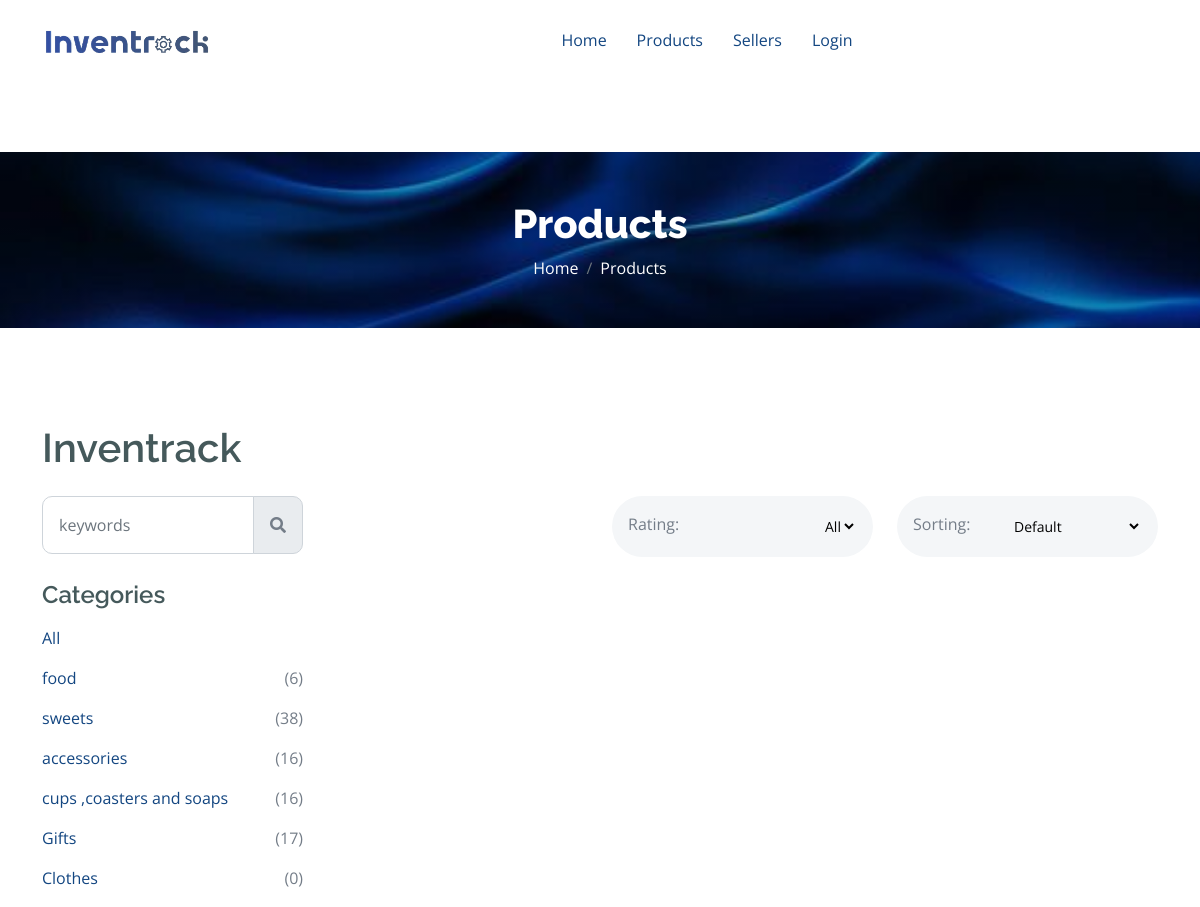
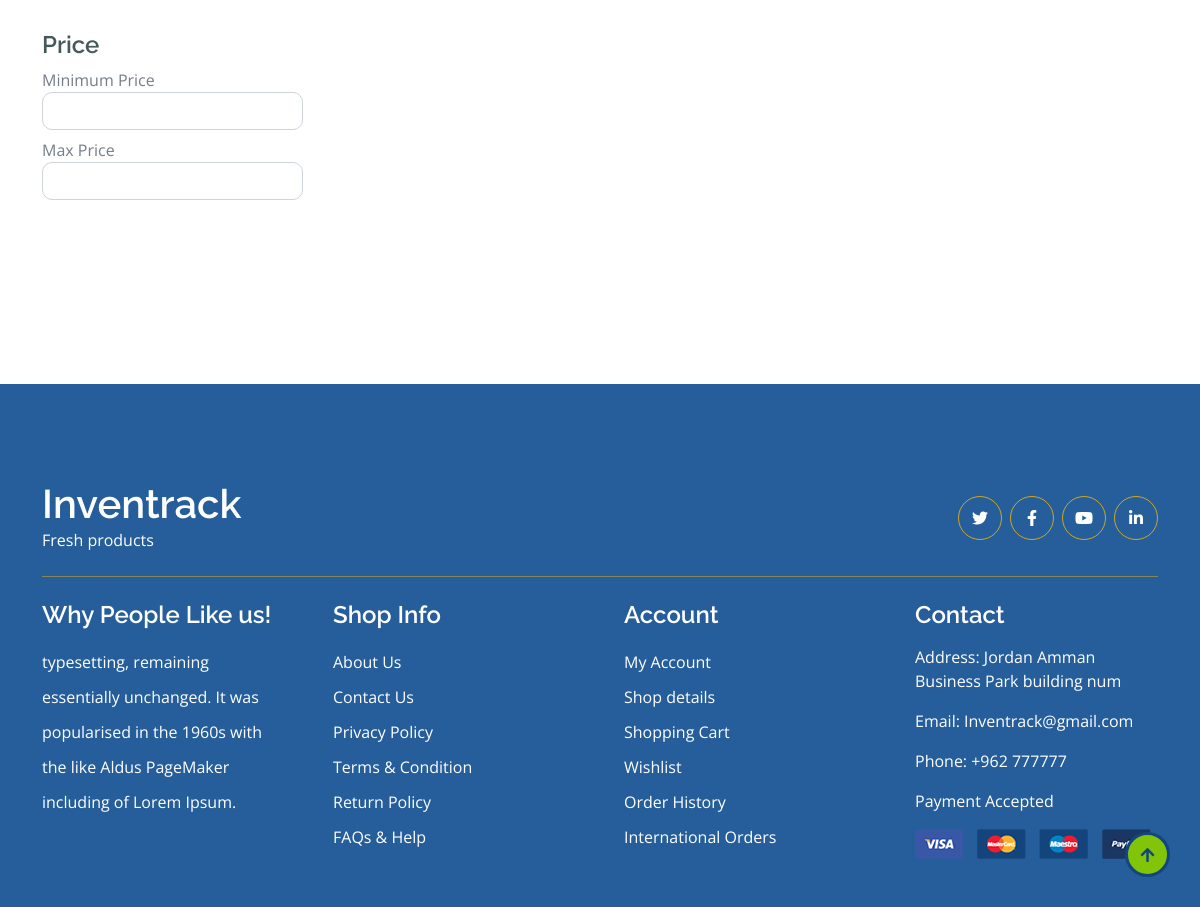
Screenshot of /Site/Products.php with the database file from the repository (2 pictures, top to bottom).
### tables this page shows
CREATE TABLE `categories` (
  `id` int(11) NOT NULL,
  `name` varchar(250) NOT NULL,
  `image` varchar(250) NOT NULL,
  `active` int(11) NOT NULL DEFAULT 1,
  `created_at` timestamp NOT NULL DEFAULT current_timestamp()
);

### Site/Products.php (the view, shortened to what this page needs)
<?php
include "../Connect.php";
$B_ID = $_SESSION['B_ID'] ?? null;
?>
<!DOCTYPE html>
<html lang="en">
    <head>
        <link rel="stylesheet" href="https://use.fontawesome.com/releases/v5.15.4/css/all.css"/>
        <link href="https://cdn.jsdelivr.net/npm/bootstrap-icons@1.4.1/font/bootstrap-icons.css" rel="stylesheet">
        <link href="lib/lightbox/css/lightbox.min.css" rel="stylesheet">
        <link href="lib/owlcarousel/assets/owl.carousel.min.css" rel="stylesheet">
        <link href="css/bootstrap.min.css" rel="stylesheet">
        <link href="css/style.css" rel="stylesheet">
    </head>
    <body>
        <div class="container-fluid fixed-top">
            <div class="container px-0">
            <nav class="navbar navbar-light bg-white navbar-expand-xl">
            <a href="index.php" class="navbar-brand d-flex align-items-center">
    <img src="../assets/img/Logo.png" class="logo-inventrack" alt="Inventrack">
</a>
                    <div class="collapse navbar-collapse bg-white" id="navbarCollapse">
                                   <div class="navbar-nav mx-auto">
                            <a href="index.php" class="nav-item nav-link active">Home</a>
                            <a href="Products.php" class="nav-item nav-link">Products</a>
                            <a href="Sellers.php" class="nav-item nav-link">Sellers</a>
<?php if (! $B_ID) {?>
                            <a href="../Login.php" class="nav-item nav-link">Login</a>
                            <?php } else {?>
                                <a href="./Logout.php" class="nav-item nav-link">Logout</a>
                            <?php }?>
                        </div>
                    </div>
                </nav>
            </div>
        </div>
        <div class="container-fluid page-header py-5">
            <h1 class="text-center text-white display-6">Products</h1>
            <ol class="breadcrumb justify-content-center mb-0">
                <li class="breadcrumb-item"><a href="./index.php" style="color: #fff !important;">Home</a></li>
                <li class="breadcrumb-item active text-white" style="color: #fff !important;">Products</li>
            </ol>
        </div>
        <div class="container-fluid fruite py-5">
            <div class="container py-5">
                <h1 class="mb-4">Inventrack</h1>
                <div class="row g-4">
                    <div class="col-lg-12">
                        <div class="row g-4">
                            <div class="col-xl-3">
                            <form action="./Products.php" method="POST">
                                <div class="input-group w-100 mx-auto d-flex">
                                    <input type="search" class="form-control p-3" name="product_name" placeholder="keywords" aria-describedby="search-icon-1">
                                    <button type="submit" id="search-icon-1" class="input-group-text p-3"><i class="fa fa-search"></i></button>
                                </div>
                            </form>
                            </div>
                            <div class="col-3"></div>
                            <div class="col-3">
                            <div class="bg-light ps-3 py-3 rounded d-flex justify-content-between mb-4">
                                    <label for="fruits">Rating:</label>
                                    <select id="rating" name="rating" class="border-0 form-select-sm bg-light me-3" form="fruitform">
                                        <option value="all">All</option>
                                    </select>
                                </div>
                            </div>
                            <div class="col-xl-3">
                                <div class="bg-light ps-3 py-3 rounded d-flex justify-content-between mb-4">
                                    <label for="fruits"> Sorting:</label>
                                   <select id="fruits" name="fruitlist" class="border-0 form-select-sm bg-light me-3" form="fruitform">
                                   <option value="nothing">Default</option>
                                </select>
                                </div>
                            </div>
                        </div>
                        <div class="row g-4">
                            <div class="col-lg-3">
                                <div class="row g-4">
                                    <div class="col-lg-12">
                                        <div class="mb-3">
                                            <h4>Categories</h4>
                                            <ul class="list-unstyled fruite-categorie">
                                                <li>
    <div class="d-flex justify-content-between fruite-name">
        <a href="#" id="all-categories">All</a>
    </div>
</li>
                                            <?php
                                                $sql1 = mysqli_query($con, "SELECT * from categories WHERE active = 1");
                                                while ($row1 = mysqli_fetch_array($sql1)) {
                                                    $category_id   = $row1['id'];
                                                    $category_name = $row1['name'];
                                                    $sql2 = mysqli_query($con, "SELECT COUNT(id) AS products_count from products WHERE active = 1 AND category_id = '$category_id'");
                                                    $row2 = mysqli_fetch_array($sql2);
                                                    $products_count = $row2['products_count'];
                                                ?>
                                                <li>
                                                    <div class="d-flex justify-content-between fruite-name category-link" id="<?php echo $category_id ?>">
                                                        <a href="./Products.php?category_id=<?php echo $category_id ?>" ><?php echo $category_name ?></a>
                                                        <span>(<?php echo $products_count ?>)</span>
                                                    </div>
                                                </li>
                                 <?php }?>
                                            </ul>
                                        </div>
                                    </div>
                                    <div class="col-lg-12">
                                        <div class="mb-3">
                                            <h4 class="mb-2">Price</h4>
                                            <label for="min_price">Minimum Price</label>
                                            <input type="number" id="min_price" min="0" name="min price" class="form-control mb-2">
                                            <label for="min_price">Max Price</label>
                                            <input type="number" id="max_price" min="0" name="max price" class="form-control">
                                        </div>
                                    </div>
                                </div>
                            </div>
                            <div class="col-lg-9">
                            </div>
                        </div>
                    </div>
                </div>
            </div>
        </div>
        <?php require './Footer.php'?>
        <a href="#" class="btn btn-primary border-3 border-primary rounded-circle back-to-top"><i class="fa fa-arrow-up"></i></a>
    </body>
</html>

### Site/Footer.php
<div class="container-fluid bg-secondary footer pt-5 mt-5">
    <div class="container py-5">
        <div class="pb-4 mb-4" style="border-bottom: 1px solid rgba(226, 175, 24, 0.5);">
            <div class="row g-4">
                <div class="col-lg-3">
                    <a href="#">
                        <h1 class="mb-0">Inventrack</h1>
                        <p class="mb-0">Fresh products</p>
                    </a>
                </div>
                <div class="col-lg-6">
                </div>
                <div class="col-lg-3">
                    <div class="d-flex justify-content-end pt-3">
                        <a class="btn btn-outline-secondary me-2 btn-md-square rounded-circle" href=""><i class="fab fa-twitter"></i></a>
                        <a class="btn btn-outline-secondary me-2 btn-md-square rounded-circle" href=""><i class="fab fa-facebook-f"></i></a>
                        <a class="btn btn-outline-secondary me-2 btn-md-square rounded-circle" href=""><i class="fab fa-youtube"></i></a>
                        <a class="btn btn-outline-secondary btn-md-square rounded-circle" href=""><i class="fab fa-linkedin-in"></i></a>
                    </div>
                </div>
            </div>
        </div>
        <div class="row g-5">
            <div class="col-lg-3 col-md-6">
                <div class="footer-item">
                    <h4 class="mb-3">Why People Like us!</h4>
                    <p class="mb-4">
                        typesetting, remaining essentially unchanged. It was
                        popularised in the 1960s with the like Aldus PageMaker including of Lorem Ipsum.
                    </p>
                </div>
            </div>
            <div class="col-lg-3 col-md-6">
                <div class="d-flex flex-column text-start footer-item">
                    <h4 class="mb-3">Shop Info</h4>
                    <a class="btn-link" href="">About Us</a>
                    <a class="btn-link" href="">Contact Us</a>
                    <a class="btn-link" href="">Privacy Policy</a>
                    <a class="btn-link" href="">Terms & Condition</a>
                    <a class="btn-link" href="">Return Policy</a>
                    <a class="btn-link" href="">FAQs & Help</a>
                </div>
            </div>
            <div class="col-lg-3 col-md-6">
                <div class="d-flex flex-column text-start footer-item">
                    <h4 class="mb-3">Account</h4>
                    <a class="btn-link" href="">My Account</a>
                    <a class="btn-link" href="">Shop details</a>
                    <a class="btn-link" href="">Shopping Cart</a>
                    <a class="btn-link" href="">Wishlist</a>
                    <a class="btn-link" href="">Order History</a>
                    <a class="btn-link" href="">International Orders</a>
                </div>
            </div>
            <div class="col-lg-3 col-md-6">
                <div class="footer-item">
                    <h4 class="mb-3">Contact</h4>
                    <p>Address: Jordan Amman Business Park building num </p>
                    <p>Email: Inventrack@gmail.com</p>
                    <p>Phone: +962 777777</p>
                    <p>Payment Accepted</p>
                    <img src="img/payment.png" class="img-fluid" alt="">
                </div>
            </div>
        </div>
    </div>
</div>

### Site/css/style.css (style rules this page uses)
.back-to-top { position: fixed; right: 30px; bottom: 30px; display: flex; width: 45px; height: 45px; align-items: center; justify-content: center; transition: 0.5s; z-index: 99; }
a { color: #134681 !important; }
.nav-link { color: #134681 !important; }
.btn { font-weight: 600; transition: 0.5s; }
.btn-md-square { width: 44px; height: 44px; }
.btn-square, .btn-sm-square, .btn-md-square, .btn-lg-square { padding: 0; display: flex; align-items: center; justify-content: center; font-weight: normal; }
.fixed-top { transition: 0.5s; background: var(--bs-white); border: 0; }
.navbar .navbar-nav .nav-link { padding: 10px 15px; font-size: 16px; transition: 0.5s; }
.logo-inventrack { height: 90px; width: auto; object-fit: contain; margin-top: 15px; }
.navbar-brand { padding-top: 5px; padding-bottom: 5px; }
.navbar { height: 80px; display: flex; align-items: center; border-bottom: 1px solid rgba(255, 255, 255, 0.1); }
.navbar .navbar-nav .nav-link:hover, .navbar .navbar-nav .nav-link.active, .fixed-top.bg-white .navbar .navbar-nav .nav-link:hover, .fixed-top.bg-white .navbar .navbar-nav .nav-link.active { color: var(--bs-primary); }
.page-header { position: relative; background: linear-gradient( rgba(0, 0, 0, 0.3), rgba(0, 0, 0, 0.3) ), url(../img/head2.jpg); background-position: center center; background-repeat: no-repeat; background-size: cover; }
@media (min-width: 992px) { .hero-header, .page-header { margin-top: 152px !important; } }
.fruite .fruite-categorie .fruite-name { line-height: 40px; }
.fruite .fruite-categorie .fruite-name a { transition: 0.5s; }
.footer .footer-item .btn-link { line-height: 35px; color: rgba(255, 255, 255, 0.5); transition: 0.5s; }
.footer .footer-item p.mb-4 { line-height: 35px; }
:root { --bs-primary: #134681; --bs-secondary:#255e9acc; }
.bg-secondary { background-color: var(--bs-secondary) !important; }
:root { --bs-primary: #134681; --bs-secondary: #255e9a; }
.border-primary, .border-secondary, .btn.border-primary, .btn.border-secondary { border-color: var(--bs-primary) !important; }
.footer, .footer h1, .footer h4, .footer p, .footer a, .copyright span, .copyright a, .copyright i { color: #ffffff !important; }
.footer .btn-outline-secondary { border-color: rgba(226, 175, 24, 0.9) !important; color: #ffffff !important; }

### rows the page displays
categories: name "food", products_count "6"
categories: name "sweets", products_count "38"
categories: name "accessories", products_count "16"
categories: name "cups ,coasters and soaps", products_count "16"
categories: name "Gifts", products_count "17"
categories: name "Clothes", products_count "0"
